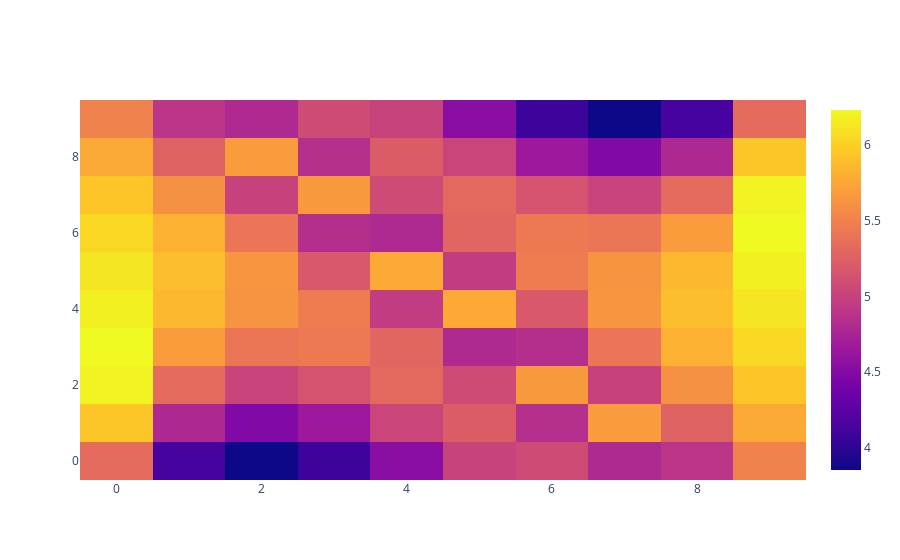

The notebook cell this image was saved under:
### Code cell
ctrl = lambda x: (torch.zeros(1), torch.zeros(1), None)
bench = value_approximation.benchmark_controller(ctrl, pendulum.sim_ctrl)
fig = go.Figure()
fig.add_trace(go.Heatmap(
    z = bench.detach().numpy(),
    ))
fig.show()
